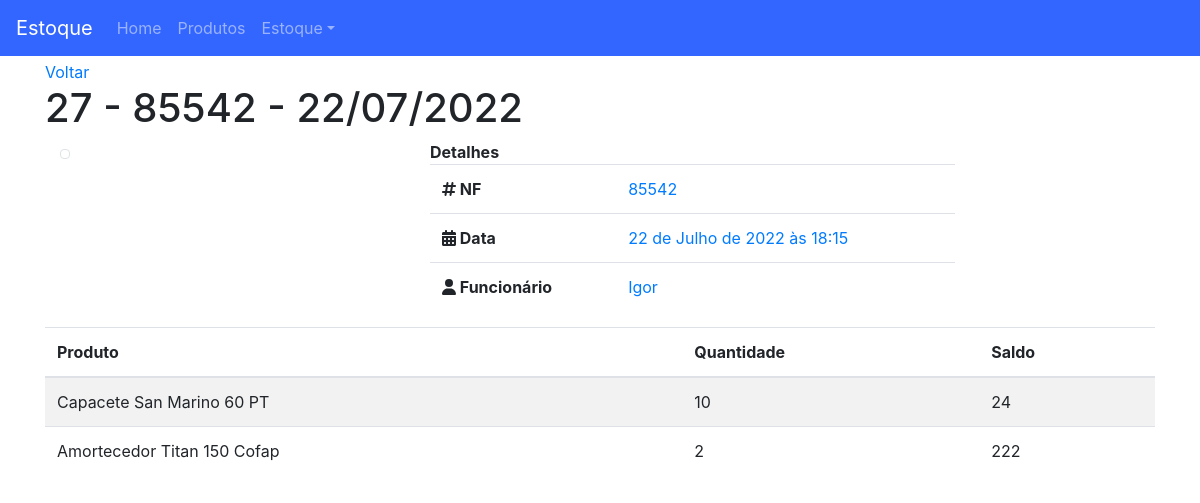
Screenshot of /estoque/27/ with the database file from the repository.
### estoque/models.py (models this page shows, shortened)
class Estoque(TimeStampedModel):
    funcionario = models.ForeignKey(User, on_delete=models.CASCADE, blank=True)
    nf = models.PositiveIntegerField('Nota fiscal', null=True, blank=True)
    movimento = models.CharField(max_length=1, choices=MOVIMENTO, blank=True)
    class Meta:
        ordering = ('pk',)
    def __str__(self):
        if self.nf:
            return f'{self.pk} - {self.nf} - {self.created.strftime("%d/%m/%Y")}'
        return f'{self.pk} - {self.created.strftime("%d/%m/%Y")}'
    def nf_formated(self):
        if self.nf:
            return str(self.nf).zfill(5)
        return '---'

class EstoqueItens(models.Model):
    estoque = models.ForeignKey(Estoque, on_delete=models.CASCADE, related_name='estoques')
    produto = models.ForeignKey(Produto, on_delete=models.CASCADE)
    quantidade = models.PositiveIntegerField()
    saldo = models.PositiveIntegerField(blank=True)
    class Meta:
        ordering = ('pk',)

### produto/models.py (models this page shows, shortened)
class Produto(models.Model):
    produto = models.CharField('Produto', max_length=100, unique=True)
    ncm = models.CharField('NCM', max_length=8)
    preco = models.DecimalField('Preço', max_digits=8, decimal_places=2)
    estoque = models.IntegerField('Estoque atual')
    estoque_minimo = models.PositiveIntegerField('Estoque mínimo', default=0)
    class Meta:
        ordering = ('produto',)
    def __str__(self):
        return self.produto

### estoque/views.py (the view)
# urls.py: path('<int:pk>/', v.EstoqueDetail.as_view(), name='estoque_detail'),
class EstoqueDetail(DetailView):
    model = Estoque
    template_name = 'estoque_detail.html'

### estoque/templates/estoque_detail.html
{% extends 'base.html' %}
{% block content %}
{% if object.movimento == 'e' %}
    <a href="{% url 'estoque:estoque_entrada_list' %}">Voltar</a>
{% else %}
    <a href="{% url 'estoque:estoque_saida_list' %}">Voltar</a>
{% endif %}
<h1>
    {{ object }}
</h1>
<div class="container bootstrap snippets bootdey">
<div class="panel-body inf-content">
    <div class="row">
        <div class="col-md-4">
                <img alt="" style="width:600px;" title="" class="img-circle img-thumbnail isTooltip" src="https://img.freepik.com/vetores-gratis/funcionarios-que-trabalham-em-ilustracao-vetorial-plana-isolada-de-armazenamento-logistico-trabalhadores-de-estoque-de-desenhos-animados-e-carregadores-levando-caixas-de-paletes-de-carga-em-estoque-servico-de-entrega-e-conceito-de-interior-de-armazem_74855-10158.jpg?t=st=1657060385~exp=1657060985~hmac=578bb08dfe8745b526006759f0a782a9e8094d941e8cce0551d18d955b9b2f06&w=740" data-original-title="Usuario">
        </div>
        <div class="col-md-6">
            <strong>Detalhes</strong><br>
            <div class="table-responsive">
            <table class="table table-user-information">
                <tbody>
                    <tr>
                        <td>
                            <strong>
                                <span><i class="fa-solid fa-hashtag"></i></span>
                                NF
                            </strong>
                        </td>
                        <td class="text-primary">
                            {{ object.nf_formated }}
                        </td>
                    </tr>
                    <tr>
                        <td>
                            <strong>
                                <span><i class="fa-solid fa-calendar-days"></i></span>
                                Data
                            </strong>
                        </td>
                        <td class="text-primary">
                            {{ object.created }}
                        </td>
                    </tr>
                    <tr>
                        <td>
                            <strong>
                                <span><i class="fa-solid fa-user"></i></span>
                                Funcionário
                            </strong>
                        </td>
                        <td class="text-primary">
                            {{ object.funcionario.first_name }}
                        </td>
                    </tr>
                </tbody>
            </table>
            </div>
        </div>
    </div>
</div>
</div>
<table class="table table-striped">
    <thead>
    <tr>
        <th>Produto</th>
        <th>Quantidade</th>
        <th>Saldo</th>
    </tr>
    </thead>
    <tbody>
        {% for obj in object.estoques.all %}
            <tr>
                <td>{{ obj.produto }}</td>
                <td>{{ obj.quantidade }}</td>
                <td>{{ obj.saldo }}</td>
            </tr>
        {% endfor %}
    </tbody>
</table>
{% endblock content %}

### core/static/css/style.css (style rules this page uses)
body { margin-top: 60px; }

### rows the page displays
Estoque: nf+id+created "27 - 85542 - 22/07/2022", nf_formated "85542", created "22 de Julho de 2022 às 18:15", funcionario.first_name "Igor"
EstoqueItens: produto "Capacete San Marino 60 PT", quantidade "10", saldo "24"
EstoqueItens: produto "Amortecedor Titan 150 Cofap", quantidade "2", saldo "222"
